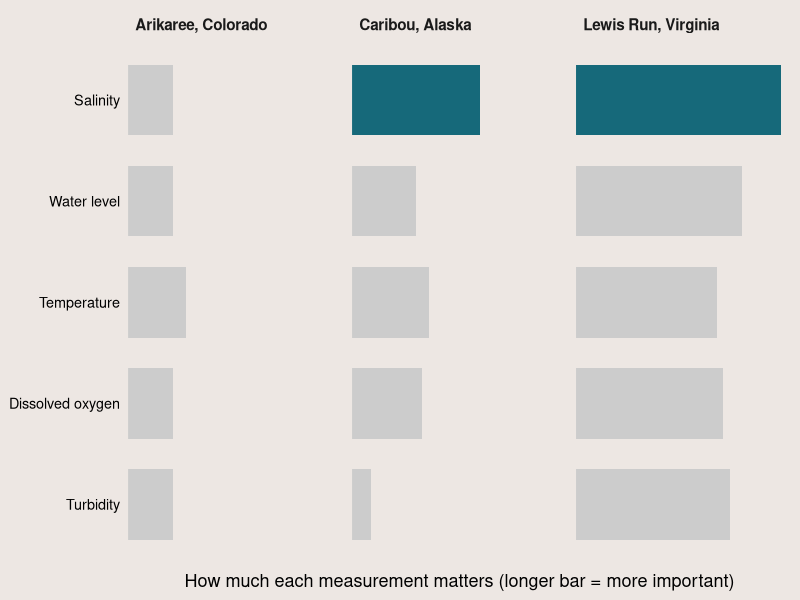

Reproduce this figure in R.
## ---- chunk 1
#| label: tbl-rivers
#| tbl-cap: "River sites with different climates, surroundings and human activities used in this study. Data: @kermorvant_understanding_2023."
#| echo: false
#| message: false

library(tibble)
library(knitr)

rivers <- tibble(
  river    = c("Arikaree", "Caribou", "Lewis Run"),
  location = c("Colorado", "Alaska", "Virginia"),
  climate  = c("Semi-arid (dry)", "Subarctic (very cold)", "Temperate (mild)"),
  land     = c("Grassland and agriculture",
               "Coniferous forest with partially frozen ground",
               "Fields, pasture, woodlands and small ponds"),
  urban    = c("Rural", "Almost untouched", "Urban area nearby"),
  flow     = c("Dries up in summer",
               "Frozen in winter",
               "Flows all year")
)

kable(
  rivers,
  col.names = c("River", "Location", "Climate", "Surrounding land",
                "Urban influence", "How it flows"),
  align = "l"
)
## ---- chunk 2
#| label: fig-drivers
#| fig-cap: "The same five measurements mattered in all three rivers. Salinity led at Caribou and Lewis Run, while all five mattered only a little at Arikaree.Measurements approximated from @kermorvant_understanding_2023."
#| fig-width: 9
#| fig-height: 4.5
#| echo: false
#| message: false

library(tidyverse)

importance_data <- tibble(
  site = rep(c("Arikaree", "Caribou", "Lewis Run"), each = 6),
  variable = rep(c("Time", "Temperature", "Surface Water Elevation", 
                    "Specific Conductance", "Log(Turbidity)", "Dissolved Oxygen"), times = 3),
  importance = c(4, 4.5, 3.5, 3.5, 3.5, 3.5,     # Arikaree
                 6, 6, 5, 10, 1.5, 5.5,           # Caribou
                 12, 11, 13, 16, 12, 11.5)        # Lewis Run
)

panel_titles <- c(
  "Arikaree"  = "Arikaree, Colorado",
  "Caribou"   = "Caribou, Alaska",
  "Lewis Run" = "Lewis Run, Virginia"
)

importance_data <- importance_data |>
  filter(variable != "Time") |>
  mutate(
     variable = recode(variable,
      "Temperature"             = "Temperature",
      "Surface Water Elevation" = "Water level",
      "Specific Conductance"    = "Salinity",
      "Log(Turbidity)"          = "Turbidity",
      "Dissolved Oxygen"        = "Dissolved oxygen"
    ),
    panel = factor(panel_titles[site], levels = panel_titles)
  ) |>
  # Mark biggest measurement in each river
  group_by(site) |>
  mutate(top = importance == max(importance) & site != "Arikaree") |>
  ungroup() |>
  mutate(variable = fct_reorder(variable, importance, .fun = mean))

ggplot(importance_data, aes(x = importance, y = variable, fill = top)) +
  geom_col(width = 0.7) +
  facet_wrap(~ panel, ncol = 3) +
  scale_fill_manual(values = c(`TRUE` = "#16697a", `FALSE` = "grey80"),
                    guide = "none") +
  scale_x_continuous(expand = expansion(mult = c(0, 0.05))) +
  labs(
    x = "How much each measurement matters (longer bar = more important)",
    y = NULL
  ) +
  theme_minimal(base_size = 13) +
  theme(
    panel.grid.major.y = element_blank(),
    panel.grid.major.x = element_blank(),
    panel.grid.minor   = element_blank(),
    axis.text.x        = element_blank(),
    axis.text          = element_text(color = "black"),
    strip.text         = element_text(hjust = 0, size = 11, face = "bold"),
    plot.background = element_rect(fill = "#ede7e3", colour = NA),
    panel.background = element_rect(fill = "#ede7e3", colour = NA)
  )
